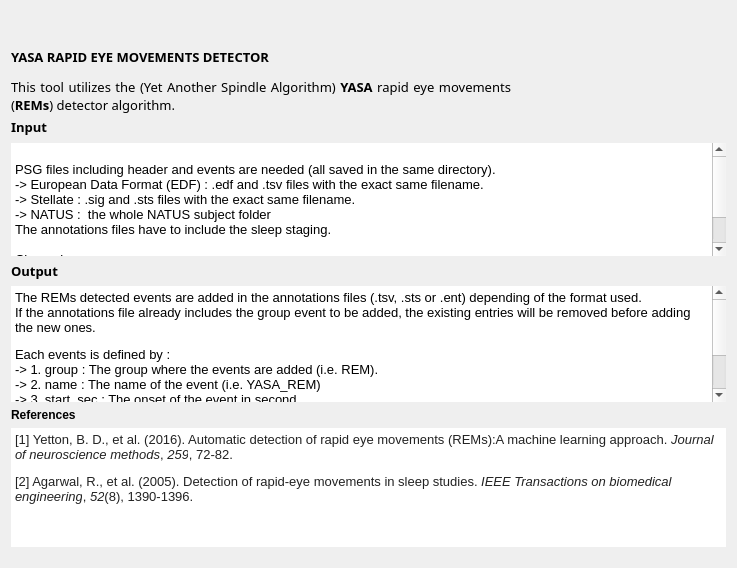
<?xml version="1.0" encoding="UTF-8"?>
<ui version="4.0">
 <class>IntroStepYASA</class>
 <widget class="QWidget" name="IntroStepYASA">
  <property name="geometry">
   <rect>
    <x>0</x>
    <y>0</y>
    <width>736</width>
    <height>568</height>
   </rect>
  </property>
  <property name="windowTitle">
   <string>Form</string>
  </property>
  <property name="styleSheet">
   <string notr="true">font: 10pt &quot;Roboto-Regular&quot;; QLabel {background-color: rgb(255, 255, 255);}</string>
  </property>
  <layout class="QVBoxLayout" name="verticalLayout_4">
   <item>
    <widget class="QLabel" name="label_2">
     <property name="minimumSize">
      <size>
       <width>0</width>
       <height>100</height>
      </size>
     </property>
     <property name="maximumSize">
      <size>
       <width>500</width>
       <height>60</height>
      </size>
     </property>
     <property name="font">
      <font>
       <family>Roboto-Regular</family>
       <pointsize>10</pointsize>
       <weight>50</weight>
       <italic>false</italic>
       <bold>false</bold>
      </font>
     </property>
     <property name="text">
      <string>&lt;html&gt;&lt;head/&gt;&lt;body&gt;&lt;p&gt;&lt;span style=&quot; font-weight:600;&quot;&gt;YASA RAPID EYE MOVEMENTS DETECTOR&lt;/span&gt;&lt;/p&gt;&lt;p&gt;This tool utilizes the (Yet Another Spindle Algorithm) &lt;span style=&quot; font-weight:600;&quot;&gt;YASA&lt;/span&gt; rapid eye movements (&lt;span style=&quot; font-weight:600;&quot;&gt;REMs&lt;/span&gt;) detector algorithm.&lt;/p&gt;&lt;/body&gt;&lt;/html&gt;</string>
     </property>
     <property name="textFormat">
      <enum>Qt::AutoText</enum>
     </property>
     <property name="scaledContents">
      <bool>false</bool>
     </property>
     <property name="alignment">
      <set>Qt::AlignJustify|Qt::AlignVCenter</set>
     </property>
     <property name="wordWrap">
      <bool>true</bool>
     </property>
    </widget>
   </item>
   <item>
    <layout class="QVBoxLayout" name="verticalLayout_3">
     <property name="sizeConstraint">
      <enum>QLayout::SetDefaultConstraint</enum>
     </property>
     <item>
      <widget class="QLabel" name="label">
       <property name="minimumSize">
        <size>
         <width>0</width>
         <height>20</height>
        </size>
       </property>
       <property name="maximumSize">
        <size>
         <width>16777215</width>
         <height>20</height>
        </size>
       </property>
       <property name="font">
        <font>
         <family>Roboto-Regular</family>
         <pointsize>10</pointsize>
         <weight>50</weight>
         <italic>false</italic>
         <bold>false</bold>
        </font>
       </property>
       <property name="text">
        <string>&lt;html&gt;&lt;head/&gt;&lt;body&gt;&lt;p&gt;&lt;span style=&quot; font-weight:600;&quot;&gt;Input&lt;/span&gt;&lt;/p&gt;&lt;/body&gt;&lt;/html&gt;</string>
       </property>
       <property name="alignment">
        <set>Qt::AlignLeading|Qt::AlignLeft|Qt::AlignVCenter</set>
       </property>
      </widget>
     </item>
     <item>
      <widget class="QTextEdit" name="textEdit">
       <property name="sizePolicy">
        <sizepolicy hsizetype="Expanding" vsizetype="Expanding">
         <horstretch>0</horstretch>
         <verstretch>0</verstretch>
        </sizepolicy>
       </property>
       <property name="minimumSize">
        <size>
         <width>0</width>
         <height>0</height>
        </size>
       </property>
       <property name="maximumSize">
        <size>
         <width>16777215</width>
         <height>16777215</height>
        </size>
       </property>
       <property name="layoutDirection">
        <enum>Qt::LeftToRight</enum>
       </property>
       <property name="styleSheet">
        <string notr="true"/>
       </property>
       <property name="frameShape">
        <enum>QFrame::HLine</enum>
       </property>
       <property name="frameShadow">
        <enum>QFrame::Plain</enum>
       </property>
       <property name="lineWidth">
        <number>0</number>
       </property>
       <property name="sizeAdjustPolicy">
        <enum>QAbstractScrollArea::AdjustToContents</enum>
       </property>
       <property name="readOnly">
        <bool>true</bool>
       </property>
       <property name="html">
        <string>&lt;!DOCTYPE HTML PUBLIC &quot;-//W3C//DTD HTML 4.0//EN&quot; &quot;http://www.w3.org/TR/REC-html40/strict.dtd&quot;&gt;
&lt;html&gt;&lt;head&gt;&lt;meta name=&quot;qrichtext&quot; content=&quot;1&quot; /&gt;&lt;style type=&quot;text/css&quot;&gt;
p, li { white-space: pre-wrap; }
&lt;/style&gt;&lt;/head&gt;&lt;body style=&quot; font-family:'Roboto-Regular'; font-size:10pt; font-weight:400; font-style:normal;&quot;&gt;
&lt;p style=&quot;-qt-paragraph-type:empty; margin-top:0px; margin-bottom:0px; margin-left:0px; margin-right:0px; -qt-block-indent:0; text-indent:0px; font-family:'Ubuntu';&quot;&gt;&lt;br /&gt;&lt;/p&gt;
&lt;p style=&quot; margin-top:0px; margin-bottom:0px; margin-left:0px; margin-right:0px; -qt-block-indent:0; text-indent:0px;&quot;&gt;PSG files including header and events are needed (all saved in the same directory).&lt;/p&gt;
&lt;p style=&quot; margin-top:0px; margin-bottom:0px; margin-left:0px; margin-right:0px; -qt-block-indent:0; text-indent:0px;&quot;&gt;-&amp;gt; European Data Format (EDF) : .edf and .tsv files with the exact same filename.&lt;/p&gt;
&lt;p style=&quot; margin-top:0px; margin-bottom:0px; margin-left:0px; margin-right:0px; -qt-block-indent:0; text-indent:0px;&quot;&gt;-&amp;gt; Stellate : .sig and .sts files with the exact same filename.&lt;/p&gt;
&lt;p style=&quot; margin-top:0px; margin-bottom:0px; margin-left:0px; margin-right:0px; -qt-block-indent:0; text-indent:0px;&quot;&gt;-&amp;gt; NATUS : &lt;span style=&quot; font-family:'MS Shell Dlg 2';&quot;&gt; the whole NATUS subject folder&lt;/span&gt;&lt;/p&gt;
&lt;p style=&quot; margin-top:0px; margin-bottom:0px; margin-left:0px; margin-right:0px; -qt-block-indent:0; text-indent:0px;&quot;&gt;&lt;span style=&quot; font-family:'MS Shell Dlg 2';&quot;&gt;The annotations files have to include the sleep staging.&lt;/span&gt;&lt;/p&gt;
&lt;p style=&quot;-qt-paragraph-type:empty; margin-top:0px; margin-bottom:0px; margin-left:0px; margin-right:0px; -qt-block-indent:0; text-indent:0px;&quot;&gt;&lt;br /&gt;&lt;/p&gt;
&lt;p style=&quot; margin-top:0px; margin-bottom:0px; margin-left:0px; margin-right:0px; -qt-block-indent:0; text-indent:0px;&quot;&gt;Channels:&lt;/p&gt;
&lt;p style=&quot; margin-top:0px; margin-bottom:0px; margin-left:0px; margin-right:0px; -qt-block-indent:0; text-indent:0px;&quot;&gt;This tool requires the selection of &lt;span style=&quot; font-weight:600;&quot;&gt;2&lt;/span&gt; &lt;span style=&quot; font-weight:600;&quot;&gt;EOG&lt;/span&gt; &lt;span style=&quot; font-weight:600;&quot;&gt;channels&lt;/span&gt; per recording for REMs detection.&lt;/p&gt;
&lt;p style=&quot;-qt-paragraph-type:empty; margin-top:0px; margin-bottom:0px; margin-left:0px; margin-right:0px; -qt-block-indent:0; text-indent:0px;&quot;&gt;&lt;br /&gt;&lt;/p&gt;&lt;/body&gt;&lt;/html&gt;</string>
       </property>
      </widget>
     </item>
    </layout>
   </item>
   <item>
    <layout class="QVBoxLayout" name="verticalLayout_2">
     <property name="sizeConstraint">
      <enum>QLayout::SetFixedSize</enum>
     </property>
     <item>
      <widget class="QLabel" name="label_4">
       <property name="maximumSize">
        <size>
         <width>16777215</width>
         <height>20</height>
        </size>
       </property>
       <property name="sizeIncrement">
        <size>
         <width>0</width>
         <height>0</height>
        </size>
       </property>
       <property name="font">
        <font>
         <family>Roboto-Regular</family>
         <pointsize>10</pointsize>
         <weight>50</weight>
         <italic>false</italic>
         <bold>false</bold>
        </font>
       </property>
       <property name="frameShadow">
        <enum>QFrame::Plain</enum>
       </property>
       <property name="lineWidth">
        <number>0</number>
       </property>
       <property name="text">
        <string>&lt;html&gt;&lt;head/&gt;&lt;body&gt;&lt;p&gt;&lt;span style=&quot; font-weight:600;&quot;&gt;Output&lt;/span&gt;&lt;/p&gt;&lt;/body&gt;&lt;/html&gt;</string>
       </property>
       <property name="alignment">
        <set>Qt::AlignLeading|Qt::AlignLeft|Qt::AlignVCenter</set>
       </property>
      </widget>
     </item>
     <item>
      <widget class="QTextEdit" name="textEdit_2">
       <property name="minimumSize">
        <size>
         <width>0</width>
         <height>0</height>
        </size>
       </property>
       <property name="maximumSize">
        <size>
         <width>16777215</width>
         <height>16777215</height>
        </size>
       </property>
       <property name="frameShape">
        <enum>QFrame::HLine</enum>
       </property>
       <property name="frameShadow">
        <enum>QFrame::Plain</enum>
       </property>
       <property name="lineWidth">
        <number>0</number>
       </property>
       <property name="sizeAdjustPolicy">
        <enum>QAbstractScrollArea::AdjustToContents</enum>
       </property>
       <property name="readOnly">
        <bool>true</bool>
       </property>
       <property name="html">
        <string>&lt;!DOCTYPE HTML PUBLIC &quot;-//W3C//DTD HTML 4.0//EN&quot; &quot;http://www.w3.org/TR/REC-html40/strict.dtd&quot;&gt;
&lt;html&gt;&lt;head&gt;&lt;meta name=&quot;qrichtext&quot; content=&quot;1&quot; /&gt;&lt;style type=&quot;text/css&quot;&gt;
p, li { white-space: pre-wrap; }
&lt;/style&gt;&lt;/head&gt;&lt;body style=&quot; font-family:'Roboto-Regular'; font-size:10pt; font-weight:400; font-style:normal;&quot;&gt;
&lt;p style=&quot; margin-top:12px; margin-bottom:12px; margin-left:0px; margin-right:0px; -qt-block-indent:0; text-indent:0px;&quot;&gt;&lt;span style=&quot; font-family:'MS Shell Dlg 2';&quot;&gt;The REMs detected events are added in the annotations files (.tsv, .sts or .ent) depending of the format used.&lt;br /&gt;&lt;/span&gt;If the annotations file already includes the group event to be added, the existing entries will be removed before adding the new ones.&lt;/p&gt;
&lt;p style=&quot; margin-top:0px; margin-bottom:0px; margin-left:0px; margin-right:0px; -qt-block-indent:0; text-indent:0px;&quot;&gt;&lt;span style=&quot; font-family:'MS Shell Dlg 2';&quot;&gt;Each events is defined by : &lt;/span&gt;&lt;br /&gt;-&amp;gt; 1. group : The group where the events are added (i.e. REM).&lt;br /&gt;-&amp;gt; 2. name : The name of the event (i.e. YASA_REM)&lt;br /&gt;-&amp;gt; 3. start_sec : The onset of the event in second. &lt;br /&gt;-&amp;gt; 4. duration_sec : The duration of the event in second.&lt;br /&gt;-&amp;gt; 5. channels : The list of channels on which the event occurs.&lt;br /&gt;&lt;br /&gt;&lt;/p&gt;&lt;/body&gt;&lt;/html&gt;</string>
       </property>
      </widget>
     </item>
    </layout>
   </item>
   <item>
    <layout class="QVBoxLayout" name="verticalLayout">
     <property name="sizeConstraint">
      <enum>QLayout::SetDefaultConstraint</enum>
     </property>
     <item>
      <widget class="QLabel" name="label_3">
       <property name="maximumSize">
        <size>
         <width>16777215</width>
         <height>20</height>
        </size>
       </property>
       <property name="text">
        <string>&lt;html&gt;&lt;head/&gt;&lt;body&gt;&lt;p&gt;&lt;span style=&quot; font-weight:600;&quot;&gt;References&lt;/span&gt;&lt;/p&gt;&lt;/body&gt;&lt;/html&gt;</string>
       </property>
      </widget>
     </item>
     <item>
      <widget class="QTextEdit" name="textEdit_3">
       <property name="maximumSize">
        <size>
         <width>16777215</width>
         <height>16777215</height>
        </size>
       </property>
       <property name="frameShape">
        <enum>QFrame::NoFrame</enum>
       </property>
       <property name="lineWidth">
        <number>0</number>
       </property>
       <property name="sizeAdjustPolicy">
        <enum>QAbstractScrollArea::AdjustToContents</enum>
       </property>
       <property name="readOnly">
        <bool>true</bool>
       </property>
       <property name="html">
        <string>&lt;!DOCTYPE HTML PUBLIC &quot;-//W3C//DTD HTML 4.0//EN&quot; &quot;http://www.w3.org/TR/REC-html40/strict.dtd&quot;&gt;
&lt;html&gt;&lt;head&gt;&lt;meta name=&quot;qrichtext&quot; content=&quot;1&quot; /&gt;&lt;style type=&quot;text/css&quot;&gt;
p, li { white-space: pre-wrap; }
&lt;/style&gt;&lt;/head&gt;&lt;body style=&quot; font-family:'Roboto-Regular'; font-size:10pt; font-weight:400; font-style:normal;&quot;&gt;
&lt;p style=&quot; margin-top:0px; margin-bottom:0px; margin-left:0px; margin-right:0px; -qt-block-indent:0; text-indent:0px;&quot;&gt;&lt;span style=&quot; font-family:'Arial','sans-serif'; color:#222222; background-color:#ffffff;&quot;&gt;[1] Yetton, B. D., et al. (2016). Automatic detection of rapid eye movements (REMs):A machine learning approach. &lt;/span&gt;&lt;span style=&quot; font-family:'Arial','sans-serif'; font-style:italic; color:#222222; background-color:#ffffff;&quot;&gt;Journal of neuroscience methods&lt;/span&gt;&lt;span style=&quot; font-family:'Arial','sans-serif'; color:#222222; background-color:#ffffff;&quot;&gt;, &lt;/span&gt;&lt;span style=&quot; font-family:'Arial','sans-serif'; font-style:italic; color:#222222; background-color:#ffffff;&quot;&gt;259&lt;/span&gt;&lt;span style=&quot; font-family:'Arial','sans-serif'; color:#222222; background-color:#ffffff;&quot;&gt;, 72-82.&lt;/span&gt;&lt;/p&gt;
&lt;p style=&quot; margin-top:12px; margin-bottom:12px; margin-left:0px; margin-right:0px; -qt-block-indent:0; text-indent:0px;&quot;&gt;&lt;span style=&quot; font-family:'Arial','sans-serif'; color:#222222; background-color:#ffffff;&quot;&gt;[2] Agarwal, R., et al. (2005). Detection of rapid-eye movements in sleep studies. &lt;/span&gt;&lt;span style=&quot; font-family:'Arial','sans-serif'; font-style:italic; color:#222222; background-color:#ffffff;&quot;&gt;IEEE Transactions on biomedical engineering&lt;/span&gt;&lt;span style=&quot; font-family:'Arial','sans-serif'; color:#222222; background-color:#ffffff;&quot;&gt;, &lt;/span&gt;&lt;span style=&quot; font-family:'Arial','sans-serif'; font-style:italic; color:#222222; background-color:#ffffff;&quot;&gt;52&lt;/span&gt;&lt;span style=&quot; font-family:'Arial','sans-serif'; color:#222222; background-color:#ffffff;&quot;&gt;(8), 1390-1396.&lt;/span&gt;&lt;/p&gt;&lt;/body&gt;&lt;/html&gt;</string>
       </property>
      </widget>
     </item>
    </layout>
   </item>
   <item>
    <spacer name="verticalSpacer_2">
     <property name="orientation">
      <enum>Qt::Vertical</enum>
     </property>
     <property name="sizeType">
      <enum>QSizePolicy::Minimum</enum>
     </property>
     <property name="sizeHint" stdset="0">
      <size>
       <width>715</width>
       <height>10</height>
      </size>
     </property>
    </spacer>
   </item>
  </layout>
 </widget>
 <resources>
  <include location="../../../../../snooz-toolbox/src/main/python/ui/themes/themes.qrc"/>
 </resources>
 <connections/>
 <slots>
  <slot>on_choose()</slot>
  <slot>on_input_format_changed()</slot>
 </slots>
</ui>
